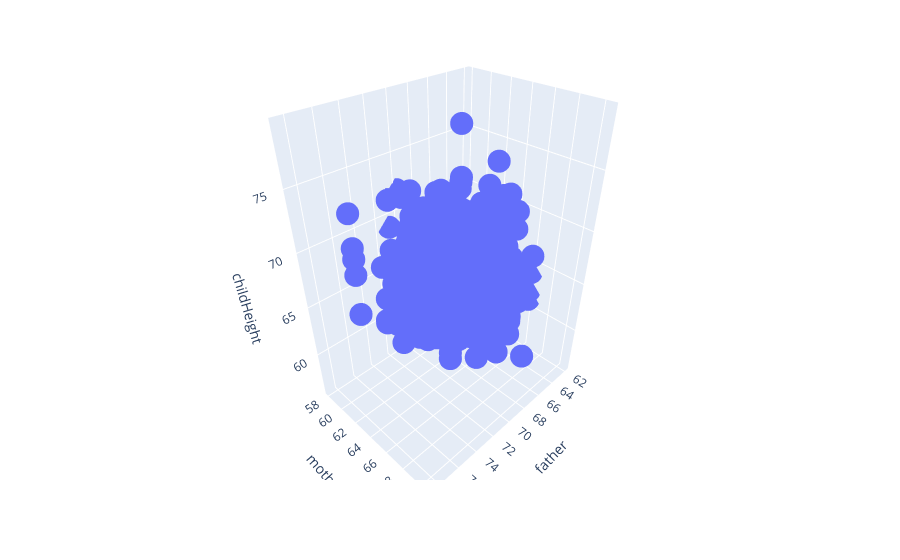

The cell this chart's notebook holds for it:
### Code cell
import plotly.express as px
fig = px.scatter_3d(df, x='father', y='mother', z='childHeight')
fig.show()

### Figure 1 — Plotly figure (JSON) as saved in the notebook; plotly's stock layout.template omitted (floating-point values rounded to 4 significant figures; data arrays with more than 128 entries replaced by an {"elided": "..."} marker saying what was removed)
{"data": [{"hovertemplate": "father=%{x}<br>mother=%{y}<br>childHeight=%{z}<extra></extra>", "legendgroup": "", "marker": {"color": "#636efa", "symbol": "circle"}, "mode": "markers", "name": "", "scene": "scene", "showlegend": false, "type": "scatter3d", "x": {"elided": "934 float values"}, "y": {"elided": "934 float values"}, "z": {"elided": "934 float values"}}], "layout": {"legend": {"tracegroupgap": 0}, "margin": {"t": 60}, "scene": {"domain": {"x": [0, 1], "y": [0, 1]}, "xaxis": {"title": {"text": "father"}}, "yaxis": {"title": {"text": "mother"}}, "zaxis": {"title": {"text": "childHeight"}}}}}
